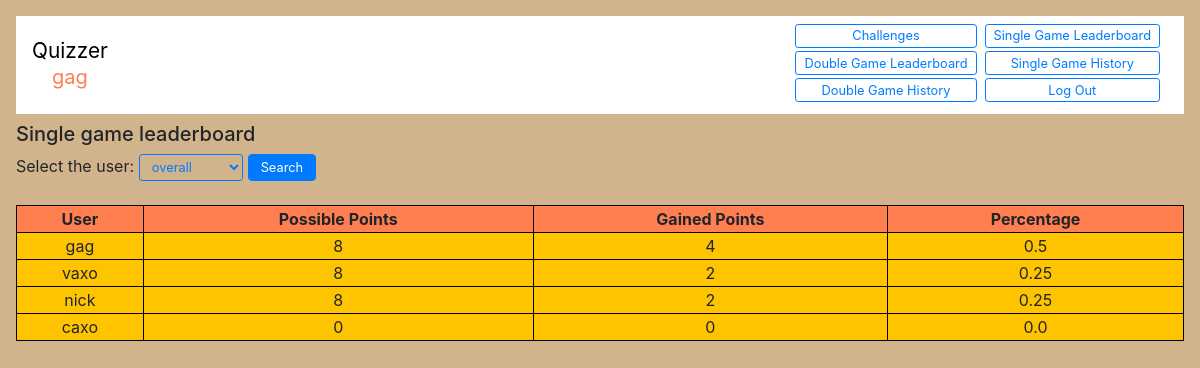
The page /singleLeaderboard (signed in) on the database its author committed.
### quizzer/models.py (models this page shows, shortened)
class User(AbstractUser):
    pass

class SingleLeaders(models.Model):
    username = models.CharField(max_length=300)
    overallGainedScore = models.IntegerField(default=0)
    overallPossibleScore = models.IntegerField(default=0)
    overallPercent = models.FloatField(default=0)
    mathGainedScore = models.IntegerField(default=0)
    mathPossibleScore = models.IntegerField(default=0)
    mathPercent = models.FloatField(default=0)
    historyGainedScore = models.IntegerField(default=0)
    historyPossibleScore = models.IntegerField(default=0)
    historyPercent = models.FloatField(default=0)
    geographyGainedScore = models.IntegerField(default=0)
    geographyPossibleScore = models.IntegerField(default=0)
    geographyPercent = models.FloatField(default=0)
    geographyGainedScore = models.IntegerField(default=0)
    geographyPossibleScore = models.IntegerField(default=0)
    geographyPercent = models.FloatField(default=0)
    computersGainedScore = models.IntegerField(default=0)
    computersPossibleScore = models.IntegerField(default=0)
    computersPercent = models.FloatField(default=0)
    biologyGainedScore = models.IntegerField(default=0)
    biologyPossibleScore = models.IntegerField(default=0)
    biologyPercent = models.FloatField(default=0)
    literatureGainedScore = models.IntegerField(default=0)
    literaturePossibleScore = models.IntegerField(default=0)
    literaturePercent = models.FloatField(default=0)
    mixedGainedScore = models.IntegerField(default=0)
    mixedPossibleScore = models.IntegerField(default=0)
    mixedPercent = models.FloatField(default=0)

### quizzer/views.py (the view)
# urls.py: path("singleLeaderboard", views.singleLeaderboard, name="singleLeaderboard"),
@login_required
def singleLeaderboard(request):
    leaders = SingleLeaders.objects.all().order_by("-overallPercent")
    subjects = ["math", "history", "geography", "computers", "biology", "literature", "mixed"]
    return render(request, "quizzer/singleLeaderboard.html", {
            "leaders": leaders,
            "subjects": subjects
        })

### quizzer/templates/quizzer/singleLeaderboard.html (shortened to what this page needs)
{% extends "quizzer/layout.html" %}
{% load static %}
{% block body %}
    <nav id="navigator" class="navbar">
        <div class="mainHeadingDiv">
            <a id="mainHeading" class="doubleGames" href="{% url 'index' %}">Quizzer</a>
            <div id="usernameLabel" class="doubleGames">{{user.username}}</div>
        </div>
        <div id="sidebar">
            <div id="sidebar1">
                <div id="doubleGames">
                    <a   class="doubleGames btn btn-sm btn-outline-primary" href="{% url 'challenges' %}">Challenges</a>
                </div>
                <div id="doubleGames">
                    <a   class="doubleGames btn btn-sm btn-outline-primary" href="{% url 'doubleLeaderboard' %}">Double Game Leaderboard</a>
                    <a   class="doubleGames btn btn-sm btn-outline-primary" href="{% url 'doubleHistory' %}">Double Game History</a>
                </div>
            </div>
            <div id="sidebar2">
                <div id="singleGames">
                    <a   class="doubleGames btn btn-sm btn-outline-primary" href="{% url 'singleLeaderboard' %}">Single Game Leaderboard</a>
                    <a   class="doubleGames btn btn-sm btn-outline-primary" href="{% url 'singleHistory' %}">Single Game History</a>
                </div>
                <div id="doubleGames">
                    <a id="logout"  class="doubleGames btn btn-sm btn-outline-primary" href="{% url 'logout' %}">Log Out</a>
                </div>
            </div>
        </div>
    </nav>
    <h5 style="margin-top: 0.5rem;">Single game leaderboard</h5>
    <form id="singleLeaderForm">
        Select the user:
        <select id="singleLeaderSelect" class="btn btn-sm btn-outline-primary">
            <option>overall</option>
        </select>
        <button id="singleLeaderButton" class="btn btn-primary" type="submit">Search</button>
    </form>
    <table id="singleLeaders">
        <tr>
            <th class="tableUsername">User</th>
            <th class="tableSubject">Possible Points</th>
            <th class="tableScore">Gained Points</th>
            <th class="tableDate">Percentage</th>
        </tr>
        {% for leader in leaders %}
        <tr>
            <td class="tableUsername">{{ leader.username }}</td>
            <td class="tableSubject">{{ leader.overallPossibleScore }}</td>
            <td class="tableScore">{{ leader.overallGainedScore }}</td>
            <td class="tableDate">{{ leader.overallPercent }}</td>
        </tr>
        {% endfor %}
    </table>
{% endblock %}

### quizzer/static/quizzer/styles.css (style rules this page uses)
body { background-color: tan; padding: 1rem; }
#navigator { display: flex; flex-direction: row; background: white; }
#sidebar { display: flex; flex-direction: row; flex-wrap: wrap; }
.btn { height: 2rem; display: flex; flex-direction: column; justify-content: center; margin-bottom: 0.5rem; }
.mainHeadingDiv { display: flex; flex-direction: column; justify-content: center; text-align: center; }
#mainHeading { font-size: 1.3rem; color: black; }
#usernameLabel { font-size: 20px; color: coral; margin-bottom: 0.5rem; }
#singleGames, #doubleGames { margin-right: 0.5rem; }
.singleGames, .doubleGames { height: 1.5rem; font-size: 0.8rem; margin-bottom: 0.2rem; }
#singleScores, #singleLeaders { width: 100%; margin-top: 1rem; }
#singleScores td, th { border: 1px solid black; text-align: center; }
#singleLeaders td, th { border: 1px solid black; text-align: center; }
#singleLeaders th { background: coral; }
#singleLeaders td { background: rgb(255, 196, 0); }
select > option { background: white; }
#singleHistoryForm, #singleLeaderForm { display: flex; flex-direction: row; }
#singleHistorySelect, #player1, #player2, #singleLeaderSelect { margin-left: 0.3rem; height: 1.7rem; font-size: 0.8rem; }
#singleHistoryButton, #singleLeaderButton { margin-left: 0.3rem; height: 1.7rem; font-size: 0.8rem; }

### rows shown on the page
User: username "gag"
SingleLeaders: username "gag", overallPossibleScore "8", overallGainedScore "4", overallPercent "0.5"
SingleLeaders: username "vaxo", overallPossibleScore "8", overallGainedScore "2", overallPercent "0.25"
SingleLeaders: username "nick", overallPossibleScore "8", overallGainedScore "2", overallPercent "0.25"
SingleLeaders: username "caxo", overallPossibleScore "0", overallGainedScore "0", overallPercent "0.0"
